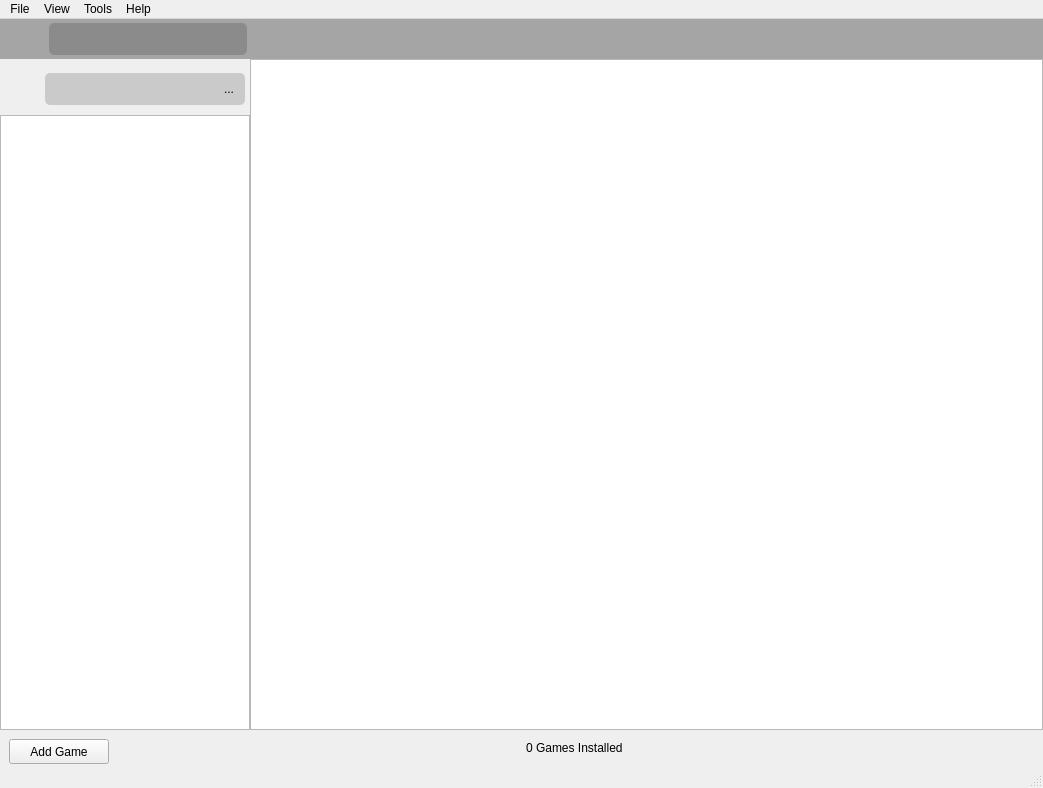
<?xml version="1.0" encoding="UTF-8"?>
<ui version="4.0">
 <class>MainWindow</class>
 <widget class="QMainWindow" name="MainWindow">
  <property name="windowModality">
   <enum>Qt::NonModal</enum>
  </property>
  <property name="geometry">
   <rect>
    <x>0</x>
    <y>0</y>
    <width>1043</width>
    <height>788</height>
   </rect>
  </property>
  <property name="sizePolicy">
   <sizepolicy hsizetype="MinimumExpanding" vsizetype="MinimumExpanding">
    <horstretch>0</horstretch>
    <verstretch>0</verstretch>
   </sizepolicy>
  </property>
  <property name="minimumSize">
   <size>
    <width>800</width>
    <height>0</height>
   </size>
  </property>
  <property name="windowTitle">
   <string>ATLAS</string>
  </property>
  <property name="styleSheet">
   <string notr="true"/>
  </property>
  <widget class="QWidget" name="centralwidget">
   <property name="sizePolicy">
    <sizepolicy hsizetype="Expanding" vsizetype="Expanding">
     <horstretch>0</horstretch>
     <verstretch>0</verstretch>
    </sizepolicy>
   </property>
   <property name="styleSheet">
    <string notr="true"/>
   </property>
   <layout class="QGridLayout" name="gridLayout">
    <property name="leftMargin">
     <number>0</number>
    </property>
    <property name="topMargin">
     <number>0</number>
    </property>
    <property name="rightMargin">
     <number>0</number>
    </property>
    <property name="bottomMargin">
     <number>0</number>
    </property>
    <property name="spacing">
     <number>0</number>
    </property>
    <item row="2" column="0">
     <widget class="QFrame" name="NavFrame">
      <property name="sizePolicy">
       <sizepolicy hsizetype="Maximum" vsizetype="Preferred">
        <horstretch>0</horstretch>
        <verstretch>0</verstretch>
       </sizepolicy>
      </property>
      <property name="minimumSize">
       <size>
        <width>250</width>
        <height>0</height>
       </size>
      </property>
      <property name="maximumSize">
       <size>
        <width>250</width>
        <height>16777215</height>
       </size>
      </property>
      <property name="styleSheet">
       <string notr="true"/>
      </property>
      <property name="frameShape">
       <enum>QFrame::NoFrame</enum>
      </property>
      <property name="frameShadow">
       <enum>QFrame::Plain</enum>
      </property>
      <property name="lineWidth">
       <number>0</number>
      </property>
      <layout class="QGridLayout" name="gridLayout_4">
       <property name="leftMargin">
        <number>0</number>
       </property>
       <property name="rightMargin">
        <number>0</number>
       </property>
       <property name="bottomMargin">
        <number>0</number>
       </property>
       <property name="spacing">
        <number>0</number>
       </property>
       <item row="2" column="1">
        <widget class="QFrame" name="HomeFrame">
         <property name="styleSheet">
          <string notr="true">border:0px solid black;</string>
         </property>
         <layout class="QGridLayout" name="gridLayout_7">
          <property name="leftMargin">
           <number>0</number>
          </property>
          <property name="topMargin">
           <number>0</number>
          </property>
          <property name="rightMargin">
           <number>0</number>
          </property>
          <property name="bottomMargin">
           <number>0</number>
          </property>
          <property name="spacing">
           <number>0</number>
          </property>
          <item row="0" column="2">
           <widget class="QLineEdit" name="SearchBox">
            <property name="sizePolicy">
             <sizepolicy hsizetype="MinimumExpanding" vsizetype="Fixed">
              <horstretch>0</horstretch>
              <verstretch>0</verstretch>
             </sizepolicy>
            </property>
            <property name="minimumSize">
             <size>
              <width>50</width>
              <height>32</height>
             </size>
            </property>
            <property name="font">
             <font>
              <pointsize>12</pointsize>
             </font>
            </property>
            <property name="styleSheet">
             <string notr="true">background-color: rgba(0, 0, 0,40);
border:none;
border-top-right-radius:0px;
border-bottom-right-radius:0px;
border-bottom-left-radius:0px;
border-top-left-radius:0px;</string>
            </property>
            <property name="text">
             <string/>
            </property>
            <property name="frame">
             <bool>false</bool>
            </property>
           </widget>
          </item>
          <item row="0" column="1">
           <widget class="QLabel" name="SearchIcon">
            <property name="sizePolicy">
             <sizepolicy hsizetype="Maximum" vsizetype="Preferred">
              <horstretch>0</horstretch>
              <verstretch>0</verstretch>
             </sizepolicy>
            </property>
            <property name="minimumSize">
             <size>
              <width>36</width>
              <height>0</height>
             </size>
            </property>
            <property name="maximumSize">
             <size>
              <width>32</width>
              <height>32</height>
             </size>
            </property>
            <property name="autoFillBackground">
             <bool>false</bool>
            </property>
            <property name="styleSheet">
             <string notr="true">background-color: rgba(0, 0, 0,40);
border:none;
margin-left:4px;
border-top-left-radius:5px;
border-bottom-left-radius:5px;</string>
            </property>
            <property name="lineWidth">
             <number>0</number>
            </property>
            <property name="text">
             <string/>
            </property>
            <property name="pixmap">
             <pixmap resource="../resources.qrc">:/images/assets/search.svg</pixmap>
            </property>
            <property name="scaledContents">
             <bool>true</bool>
            </property>
            <property name="margin">
             <number>6</number>
            </property>
            <property name="indent">
             <number>-1</number>
            </property>
           </widget>
          </item>
          <item row="0" column="0">
           <widget class="QToolButton" name="homeButton">
            <property name="sizePolicy">
             <sizepolicy hsizetype="Fixed" vsizetype="Fixed">
              <horstretch>0</horstretch>
              <verstretch>0</verstretch>
             </sizepolicy>
            </property>
            <property name="minimumSize">
             <size>
              <width>40</width>
              <height>40</height>
             </size>
            </property>
            <property name="font">
             <font>
              <family>Segoe UI</family>
              <pointsize>19</pointsize>
             </font>
            </property>
            <property name="styleSheet">
             <string notr="true">border-radius:none;
border:0px solid black;
background-color: transparent;
margin-left: 2px;</string>
            </property>
            <property name="text">
             <string/>
            </property>
            <property name="icon">
             <iconset resource="../resources.qrc">
              <normaloff>:/images/assets/Atlas_logo_v2.svg</normaloff>:/images/assets/Atlas_logo_v2.svg</iconset>
            </property>
            <property name="iconSize">
             <size>
              <width>40</width>
              <height>40</height>
             </size>
            </property>
            <property name="toolButtonStyle">
             <enum>Qt::ToolButtonIconOnly</enum>
            </property>
           </widget>
          </item>
          <item row="0" column="3">
           <widget class="QToolButton" name="btnFilter">
            <property name="minimumSize">
             <size>
              <width>32</width>
              <height>32</height>
             </size>
            </property>
            <property name="styleSheet">
             <string notr="true">background-color: rgba(0, 0, 0,40);
border:none;
border-top-right-radius:5px;
border-bottom-right-radius:5px;
border-bottom-left-radius:0px;
border-top-left-radius:0px;</string>
            </property>
            <property name="text">
             <string>...</string>
            </property>
            <property name="icon">
             <iconset resource="../resources.qrc">
              <normaloff>:/images/assets/setting_filter.svg</normaloff>:/images/assets/setting_filter.svg</iconset>
            </property>
            <property name="iconSize">
             <size>
              <width>25</width>
              <height>25</height>
             </size>
            </property>
           </widget>
          </item>
          <item row="0" column="4">
           <spacer name="horizontalSpacer_4">
            <property name="orientation">
             <enum>Qt::Horizontal</enum>
            </property>
            <property name="sizeType">
             <enum>QSizePolicy::Fixed</enum>
            </property>
            <property name="sizeHint" stdset="0">
             <size>
              <width>5</width>
              <height>20</height>
             </size>
            </property>
           </spacer>
          </item>
         </layout>
        </widget>
       </item>
       <item row="4" column="0" colspan="3">
        <widget class="QTreeView" name="gamesTree">
         <property name="styleSheet">
          <string notr="true"/>
         </property>
        </widget>
       </item>
       <item row="3" column="1">
        <spacer name="verticalSpacer">
         <property name="orientation">
          <enum>Qt::Vertical</enum>
         </property>
         <property name="sizeType">
          <enum>QSizePolicy::Fixed</enum>
         </property>
         <property name="sizeHint" stdset="0">
          <size>
           <width>20</width>
           <height>4</height>
          </size>
         </property>
        </spacer>
       </item>
      </layout>
     </widget>
    </item>
    <item row="3" column="0" colspan="4">
     <widget class="QFrame" name="StatusFrame">
      <property name="minimumSize">
       <size>
        <width>0</width>
        <height>36</height>
       </size>
      </property>
      <property name="maximumSize">
       <size>
        <width>16777215</width>
        <height>36</height>
       </size>
      </property>
      <property name="frameShape">
       <enum>QFrame::NoFrame</enum>
      </property>
      <property name="frameShadow">
       <enum>QFrame::Plain</enum>
      </property>
      <layout class="QHBoxLayout" name="horizontalLayout">
       <item>
        <widget class="QToolButton" name="btnAddGame">
         <property name="sizePolicy">
          <sizepolicy hsizetype="Fixed" vsizetype="Minimum">
           <horstretch>0</horstretch>
           <verstretch>0</verstretch>
          </sizepolicy>
         </property>
         <property name="minimumSize">
          <size>
           <width>100</width>
           <height>25</height>
          </size>
         </property>
         <property name="maximumSize">
          <size>
           <width>100</width>
           <height>16777215</height>
          </size>
         </property>
         <property name="text">
          <string>Add Game</string>
         </property>
         <property name="icon">
          <iconset resource="../resources.qrc">
           <normaloff>:/images/assets/addgame.svg</normaloff>:/images/assets/addgame.svg</iconset>
         </property>
         <property name="toolButtonStyle">
          <enum>Qt::ToolButtonTextBesideIcon</enum>
         </property>
        </widget>
       </item>
       <item>
        <spacer name="horizontalSpacer_2">
         <property name="orientation">
          <enum>Qt::Horizontal</enum>
         </property>
         <property name="sizeHint" stdset="0">
          <size>
           <width>40</width>
           <height>20</height>
          </size>
         </property>
        </spacer>
       </item>
       <item>
        <widget class="QLabel" name="GamesInstalled">
         <property name="maximumSize">
          <size>
           <width>150</width>
           <height>16777215</height>
          </size>
         </property>
         <property name="text">
          <string>0 Games Installed</string>
         </property>
        </widget>
       </item>
       <item>
        <spacer name="horizontalSpacer_3">
         <property name="orientation">
          <enum>Qt::Horizontal</enum>
         </property>
         <property name="sizeHint" stdset="0">
          <size>
           <width>40</width>
           <height>20</height>
          </size>
         </property>
        </spacer>
       </item>
      </layout>
     </widget>
    </item>
    <item row="0" column="0" colspan="3">
     <widget class="QWidget" name="NavTop" native="true">
      <property name="minimumSize">
       <size>
        <width>0</width>
        <height>30</height>
       </size>
      </property>
      <property name="maximumSize">
       <size>
        <width>16777215</width>
        <height>40</height>
       </size>
      </property>
      <property name="styleSheet">
       <string notr="true">background-color:rgba(50,50,50,100);</string>
      </property>
      <layout class="QGridLayout" name="gridLayout_6">
       <property name="leftMargin">
        <number>0</number>
       </property>
       <property name="topMargin">
        <number>0</number>
       </property>
       <property name="rightMargin">
        <number>0</number>
       </property>
       <property name="bottomMargin">
        <number>0</number>
       </property>
       <property name="spacing">
        <number>0</number>
       </property>
       <item row="0" column="0">
        <widget class="QToolButton" name="homeButton_top">
         <property name="sizePolicy">
          <sizepolicy hsizetype="Fixed" vsizetype="Fixed">
           <horstretch>0</horstretch>
           <verstretch>0</verstretch>
          </sizepolicy>
         </property>
         <property name="minimumSize">
          <size>
           <width>40</width>
           <height>40</height>
          </size>
         </property>
         <property name="font">
          <font>
           <family>Segoe UI</family>
           <pointsize>19</pointsize>
          </font>
         </property>
         <property name="styleSheet">
          <string notr="true">border-radius:none;
background-color: transparent;
margin-left: 2px;</string>
         </property>
         <property name="text">
          <string/>
         </property>
         <property name="icon">
          <iconset resource="../resources.qrc">
           <normaloff>:/images/assets/Atlas_logo_v2.svg</normaloff>:/images/assets/Atlas_logo_v2.svg</iconset>
         </property>
         <property name="iconSize">
          <size>
           <width>40</width>
           <height>40</height>
          </size>
         </property>
         <property name="toolButtonStyle">
          <enum>Qt::ToolButtonIconOnly</enum>
         </property>
        </widget>
       </item>
       <item row="0" column="3">
        <spacer name="horizontalSpacer">
         <property name="orientation">
          <enum>Qt::Horizontal</enum>
         </property>
         <property name="sizeHint" stdset="0">
          <size>
           <width>40</width>
           <height>20</height>
          </size>
         </property>
        </spacer>
       </item>
       <item row="0" column="1">
        <widget class="QLabel" name="label_2">
         <property name="sizePolicy">
          <sizepolicy hsizetype="Maximum" vsizetype="Preferred">
           <horstretch>0</horstretch>
           <verstretch>0</verstretch>
          </sizepolicy>
         </property>
         <property name="minimumSize">
          <size>
           <width>36</width>
           <height>0</height>
          </size>
         </property>
         <property name="maximumSize">
          <size>
           <width>32</width>
           <height>32</height>
          </size>
         </property>
         <property name="styleSheet">
          <string notr="true">background-color: rgba(0, 0, 0,40);
border:none;
margin-left:4px;
border-top-left-radius:5px;
border-bottom-left-radius:5px;</string>
         </property>
         <property name="lineWidth">
          <number>0</number>
         </property>
         <property name="text">
          <string/>
         </property>
         <property name="pixmap">
          <pixmap resource="../resources.qrc">:/images/assets/search.svg</pixmap>
         </property>
         <property name="scaledContents">
          <bool>true</bool>
         </property>
         <property name="margin">
          <number>6</number>
         </property>
        </widget>
       </item>
       <item row="0" column="2">
        <widget class="QLineEdit" name="lineEdit">
         <property name="minimumSize">
          <size>
           <width>101</width>
           <height>32</height>
          </size>
         </property>
         <property name="maximumSize">
          <size>
           <width>171</width>
           <height>32</height>
          </size>
         </property>
         <property name="styleSheet">
          <string notr="true">background-color: rgba(0, 0, 0,40);
border:none;
border-top-right-radius:5px;
border-bottom-right-radius:5px;
border-bottom-left-radius:0px;
border-top-left-radius:0px;
margin-right:5px;</string>
         </property>
        </widget>
       </item>
      </layout>
     </widget>
    </item>
    <item row="2" column="2">
     <widget class="QStackedWidget" name="stackedWidget">
      <property name="sizePolicy">
       <sizepolicy hsizetype="Expanding" vsizetype="Expanding">
        <horstretch>0</horstretch>
        <verstretch>0</verstretch>
       </sizepolicy>
      </property>
      <widget class="QWidget" name="bv">
       <property name="sizePolicy">
        <sizepolicy hsizetype="Expanding" vsizetype="Expanding">
         <horstretch>0</horstretch>
         <verstretch>0</verstretch>
        </sizepolicy>
       </property>
       <property name="styleSheet">
        <string notr="true"/>
       </property>
       <layout class="QGridLayout" name="gridLayout_5">
        <property name="leftMargin">
         <number>0</number>
        </property>
        <property name="topMargin">
         <number>0</number>
        </property>
        <property name="rightMargin">
         <number>0</number>
        </property>
        <property name="bottomMargin">
         <number>0</number>
        </property>
        <property name="verticalSpacing">
         <number>0</number>
        </property>
        <item row="0" column="0">
         <widget class="RecordListView" name="recordView">
          <property name="styleSheet">
           <string notr="true"/>
          </property>
          <property name="movement">
           <enum>QListView::Free</enum>
          </property>
          <property name="flow">
           <enum>QListView::LeftToRight</enum>
          </property>
          <property name="isWrapping" stdset="0">
           <bool>true</bool>
          </property>
          <property name="resizeMode">
           <enum>QListView::Adjust</enum>
          </property>
          <property name="layoutMode">
           <enum>QListView::SinglePass</enum>
          </property>
          <property name="uniformItemSizes">
           <bool>true</bool>
          </property>
          <property name="batchSize">
           <number>100</number>
          </property>
         </widget>
        </item>
       </layout>
      </widget>
      <widget class="QWidget" name="cv">
       <layout class="QGridLayout" name="gridLayout_2">
        <property name="leftMargin">
         <number>0</number>
        </property>
        <property name="topMargin">
         <number>0</number>
        </property>
        <property name="rightMargin">
         <number>0</number>
        </property>
        <property name="bottomMargin">
         <number>0</number>
        </property>
        <property name="spacing">
         <number>0</number>
        </property>
        <item row="0" column="0">
         <widget class="QScrollArea" name="scrollArea">
          <property name="widgetResizable">
           <bool>true</bool>
          </property>
          <widget class="QWidget" name="scrollAreaWidgetContents">
           <property name="geometry">
            <rect>
             <x>0</x>
             <y>0</y>
             <width>98</width>
             <height>28</height>
            </rect>
           </property>
           <layout class="QGridLayout" name="gridLayout_3">
            <property name="leftMargin">
             <number>0</number>
            </property>
            <property name="topMargin">
             <number>0</number>
            </property>
            <property name="rightMargin">
             <number>0</number>
            </property>
            <property name="bottomMargin">
             <number>0</number>
            </property>
            <property name="horizontalSpacing">
             <number>0</number>
            </property>
            <item row="0" column="0">
             <widget class="GameWidget" name="detailedRecordView" native="true"/>
            </item>
           </layout>
          </widget>
         </widget>
        </item>
       </layout>
      </widget>
     </widget>
    </item>
   </layout>
  </widget>
  <widget class="QStatusBar" name="statusBar">
   <property name="sizeGripEnabled">
    <bool>true</bool>
   </property>
  </widget>
  <widget class="QMenuBar" name="menubar">
   <property name="geometry">
    <rect>
     <x>0</x>
     <y>0</y>
     <width>1043</width>
     <height>21</height>
    </rect>
   </property>
   <property name="autoFillBackground">
    <bool>false</bool>
   </property>
   <property name="styleSheet">
    <string notr="true"/>
   </property>
   <widget class="QMenu" name="menuFile">
    <property name="styleSheet">
     <string notr="true"/>
    </property>
    <property name="title">
     <string>File</string>
    </property>
    <addaction name="actionExit"/>
   </widget>
   <widget class="QMenu" name="menuView">
    <property name="title">
     <string>View</string>
    </property>
    <addaction name="actionListView"/>
    <addaction name="actionBannerView"/>
    <addaction name="actionCoverView"/>
    <addaction name="separator"/>
    <addaction name="actionArrangeBy"/>
   </widget>
   <widget class="QMenu" name="menuGames">
    <property name="title">
     <string>Tools</string>
    </property>
    <widget class="QMenu" name="menuImport">
     <property name="title">
      <string>Import</string>
     </property>
     <addaction name="actionSimpleImporter"/>
     <addaction name="actionBulkImporter"/>
     <addaction name="actionGameListImporter"/>
     <addaction name="actionSingleImporter"/>
    </widget>
    <addaction name="menuImport"/>
    <addaction name="actionManage"/>
    <addaction name="actionDownload"/>
    <addaction name="actionOptions"/>
   </widget>
   <widget class="QMenu" name="menuHelp">
    <property name="title">
     <string>Help</string>
    </property>
    <addaction name="separator"/>
    <addaction name="separator"/>
    <addaction name="actionUpdates"/>
    <addaction name="separator"/>
    <addaction name="actionAboutAtlas"/>
    <addaction name="actionAboutQt"/>
    <addaction name="actionViewFileHistory"/>
   </widget>
   <addaction name="menuFile"/>
   <addaction name="menuView"/>
   <addaction name="menuGames"/>
   <addaction name="menuHelp"/>
  </widget>
  <action name="actionManage">
   <property name="text">
    <string>Mange</string>
   </property>
  </action>
  <action name="actionDownload">
   <property name="text">
    <string>Download</string>
   </property>
  </action>
  <action name="actionOptions">
   <property name="text">
    <string>Options</string>
   </property>
   <property name="shortcutContext">
    <enum>Qt::WidgetShortcut</enum>
   </property>
  </action>
  <action name="actionExit">
   <property name="text">
    <string>Exit</string>
   </property>
  </action>
  <action name="actionListView">
   <property name="text">
    <string>List View</string>
   </property>
  </action>
  <action name="actionBannerView">
   <property name="text">
    <string>Banner View</string>
   </property>
  </action>
  <action name="actionCoverView">
   <property name="text">
    <string>Cover View</string>
   </property>
  </action>
  <action name="actionArrangeBy">
   <property name="text">
    <string>Arrange By</string>
   </property>
  </action>
  <action name="actionUpdates">
   <property name="text">
    <string>Check for Updates</string>
   </property>
  </action>
  <action name="actionAboutAtlas">
   <property name="text">
    <string>About Atlas</string>
   </property>
  </action>
  <action name="actionAboutQt">
   <property name="text">
    <string>About Qt</string>
   </property>
  </action>
  <action name="actionViewFileHistory">
   <property name="text">
    <string>View file history</string>
   </property>
  </action>
  <action name="actionSimpleImporter">
   <property name="text">
    <string>Simple</string>
   </property>
  </action>
  <action name="actionBulkImporter">
   <property name="text">
    <string>Bulk</string>
   </property>
  </action>
  <action name="actionGameListImporter">
   <property name="text">
    <string>GameList</string>
   </property>
  </action>
  <action name="actionSingleImporter">
   <property name="text">
    <string>Single</string>
   </property>
  </action>
 </widget>
 <customwidgets>
  <customwidget>
   <class>GameWidget</class>
   <extends>QWidget</extends>
   <header>ui/widgets/games/GameWidget.hpp</header>
   <container>1</container>
  </customwidget>
  <customwidget>
   <class>RecordListView</class>
   <extends>QListView</extends>
   <header>ui/views/RecordListView.hpp</header>
  </customwidget>
 </customwidgets>
 <resources>
  <include location="../resources.qrc"/>
 </resources>
 <connections/>
 <designerdata>
  <property name="gridDeltaX">
   <number>5</number>
  </property>
  <property name="gridDeltaY">
   <number>5</number>
  </property>
  <property name="gridSnapX">
   <bool>true</bool>
  </property>
  <property name="gridSnapY">
   <bool>true</bool>
  </property>
  <property name="gridVisible">
   <bool>true</bool>
  </property>
 </designerdata>
</ui>
